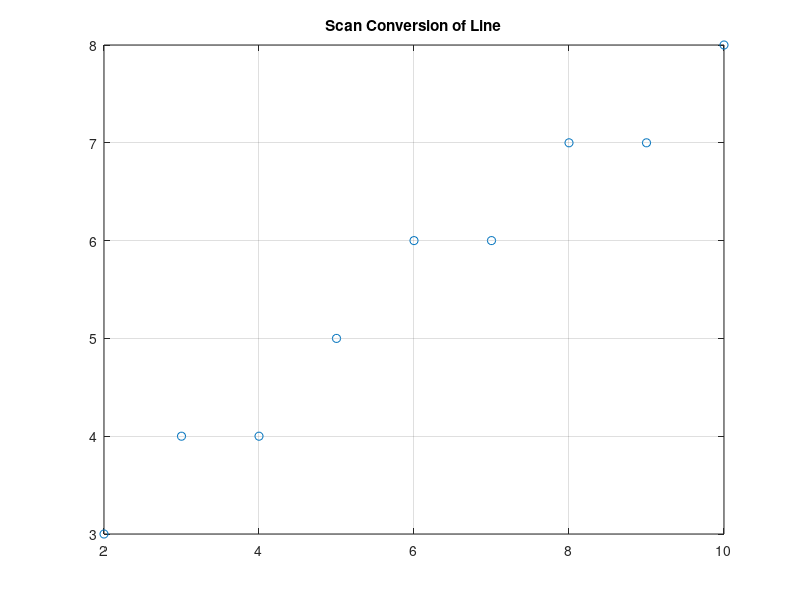

This figure's MATLAB source:
clc; clear; close all;

x1 = 2; y1 = 3;
x2 = 10; y2 = 8;

m = (y2 - y1) / (x2 - x1);

x = x1:x2;
y = y1 + m * (x - x1);

plot(round(x), round(y), 'o');
grid on;
title('Scan Conversion of Line');
